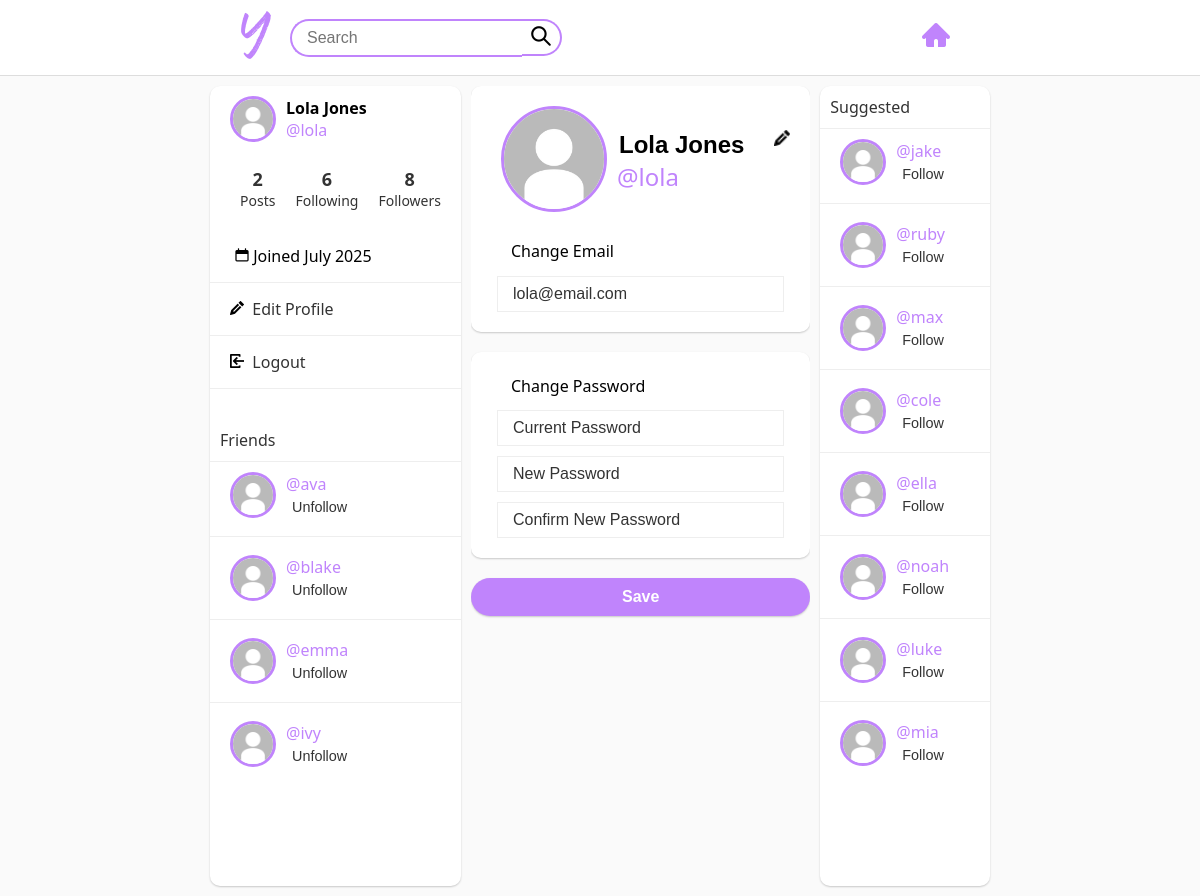
/profile.php (signed in), run on the app's committed database.
### tables this page shows
CREATE TABLE `users` (
  `user_id` int(11) NOT NULL AUTO_INCREMENT,
  `first_name` varchar(50) NOT NULL,
  `last_name` varchar(50) NOT NULL,
  `display_name` varchar(100) NOT NULL,
  `username` varchar(80) NOT NULL,
  `password` varchar(250) NOT NULL,
  `email` varchar(100) NOT NULL,
  `date_created` timestamp NOT NULL DEFAULT current_timestamp(),
  `profile_pic` varchar(200) NOT NULL,
  PRIMARY KEY (`user_id`)
);

### classes/user.php (the view, shortened to what this page needs)
<?php
class User {
    public function __construct($userId, $firstName, $lastName, $displayName, $username, $password, $email, $date, $profilePic) {
        $this->userId = $userId;
        $this->displayName = $displayName;
        $this->username = $username;
        $this->email = $email;
        $this->date = $date;
        $this->profilePic = $profilePic;
    }
    public static function getUserById($con, $userId) {
        $stmt = $con->prepare('SELECT user_id, first_name, last_name, display_name, username, email, date_created, profile_pic FROM users WHERE user_id = ?');
        $stmt->bind_param('i', $userId);
        $stmt->execute();
        $stmt->bind_result($user_id, $fname, $lname, $display_name, $username, $email, $date, $profilePic);
        if ($stmt->fetch()) {
            $user = new User($user_id, $fname, $lname, $display_name, $username, null, $email, $date, $profilePic);
        } else {
            $user = null;
            $msg = 'An unexpected error has occured, please sign in again';
            header('Location: login.php?message=' . urlencode($msg));
            exit;
        }
        return $user;
    }
    public static function countPosts($con, $userId) {
        $stmt = $con->prepare('SELECT COUNT(*) FROM posts WHERE user_id = ? AND reply_to_post_id = 0');
        $stmt->bind_param('i', $userId);
        $stmt->execute();
        $stmt->bind_result($count);
        return $count;
    }
    public static function countFollowing($con, $userId) {
        $stmt = $con->prepare('SELECT COUNT(*) FROM follows WHERE from_id = ?');
        $stmt->bind_param('i', $userId);
        $stmt->execute();
        $stmt->bind_result($count);
        return $count;
    }
    public static function countFollowers($con, $userId) {
        $stmt = $con->prepare('SELECT COUNT(*) FROM follows WHERE to_id = ?');
        $stmt->bind_param('i', $userId);
        $stmt->execute();
        $stmt->bind_result($count);
        return $count;
    }
    public static function isFollowing($con, $fromId, $toId) {
        $stmt = $con->prepare('SELECT follow_id FROM follows WHERE from_id = ? AND to_id = ?');
        $stmt->bind_param('ii', $fromId, $toId);
        $stmt->execute();
        $result = $stmt->get_result();
        $isFollowing = $result->num_rows > 0;
        return $isFollowing;
    }
    public static function displayTextUser($con, $user) {
        $loggedUser = $_SESSION['userId'];
        $isFollowing = self::isFollowing($con, $loggedUser, $user->userId);
        $followText = ($isFollowing) ? 'Unfollow' : 'Follow';
        echo    '
            <div class="content-padding">
                <div class="flex-row">
                    <img src="images/profilepics/' . $user->profilePic . '" class="profile-pic">
                    <div class="flex-column">
                        <a href="userpage.php?user_id=' . $user->userId . '" class="link-user">@' . $user->username . '</a>
                        <form method="POST" action="process/follow_proc.php">
                            <input type="hidden" name="user_id" value="' . $user->userId . '">
                            <button type="submit" class="link-follow">' . $followText . '</button>
                        </form>
                    </div>
                </div>
            </div>';
    }
    public static function userInfo($con, $userId) {
        $user = self::getUserById($con, $userId);
        $loggedUser = $_SESSION['userId'];
        $postLink = ($loggedUser != $userId) ? "userpage.php?user_id=$userId" : 'index.php';
        $countPosts = self::countPosts($con, $userId);
        $countFollowing = self::countFollowing($con, $userId);
        $countFollowers = self::countFollowers($con, $userId);
        $date = date('F Y', strtotime($user->date));
        echo    '
            <div class="content-padding">
                <div class="flex-row">
                    <img src="images/profilepics/' . $user->profilePic . '" class="profile-pic">
                    <div class="flex-column">
                        <div class="bold">' . $user->displayName . '</div>
                        <a href="userpage.php?user_id=' . $user->userId . '" class="link-user">@' . $user->username . '</a>
                    </div>
                </div>
                <div class="profile-info">
                    <a href="' . $postLink . '" class="info-box">
                        <span class="info-number">' . $countPosts . '</span>
                        <span class="info-label">Posts</span>
                    </a>
                    <a href="following.php?user_id=' . $user->userId . '" class="info-box">
                        <span class="info-number">' . $countFollowing . '</span>
                        <span class="info-label">Following</span>
                    </a>
                    <a href="followers.php?user_id=' . $user->userId . '" class="info-box">
                        <span class="info-number">' . $countFollowers . '</span>
                        <span class="info-label">Followers</span>
                    </a>
                </div>
                <div class="info-date">
                    <img src="images/icons/calendar.png"> Joined ' . $date . '
                </div>
            </div>';
        if ($loggedUser == $userId) {
            echo    '
                <a href="profile.php" class="nav"><img src="images/icons/edit.png">&nbsp; Edit Profile</a>
                <a href="logout.php" class="nav nav-last"><img src="images/icons/logout.png">&nbsp; Logout</a>';
        }
    }
    public static function editProfilePreview($con, $userId) {
        $user = self::getUserById($con, $userId);
        echo    '
            <div class="flex-row content-padding">
                <label for="profile_pic">
                    <img src="images/profilePics/' . $user->profilePic . '" id="preview" class="pic-preview">
                </label>
                <div class="flex-column">
                    <div class="space-between">
                        <input type="text" id="name" name="name" class="input-name" placeholder="' . $user->displayName . '" disabled>
                        <img src="images/icons/edit.png" id="edit_icon" class="edit-icon" alt="edit">
                    </div>
                    <span class="username">@' . $user->username . '</span>
                </div>
            </div>';
    }
    public static function emailForm($con, $userId) {
        $user = self::getUserById($con, $userId);
        echo    '
            <h2>Change Email</h2>
            <input type="text" id="email" name="email" class="input-edit" placeholder="' . $user->email . '">
            <span id="error_email"></span>';
    }
    public static function suggestedUsers($con, $userId) {
        $stmt = $con->prepare('SELECT user_id, username, profile_pic FROM users WHERE user_id != ?
            AND user_id NOT IN (SELECT to_id FROM follows WHERE from_id = ?) ORDER BY RAND() LIMIT 8');
        $stmt->bind_param('ii', $userId, $userId);
        $stmt->execute();
        $stmt->bind_result($user_id, $username, $profile_pic);
        $users = [];
        while ($stmt->fetch()) {
            $users[] = new User($user_id, null, null, null, $username, null, null, null, $profile_pic);
        }
        if (!empty($users)) {
            $count = count($users);
            echo '<div class="label">Suggested</div>';
            foreach ($users as $i => $user) {
                self::displayTextUser($con, $user);
                if ($i < $count - 1) {
                    echo '<hr>';
                }
            }
        }
    }
    public static function friends($con, $userId) {
        $stmt = $con->prepare('SELECT u.user_id, u.username, u.profile_pic FROM users u
            INNER JOIN follows f1 ON f1.to_id = u.user_id AND f1.from_id = ?
            INNER JOIN follows f2 ON f2.from_id = u.user_id AND f2.to_id = ?
            ORDER BY first_name ASC');
        $stmt->bind_param('ii', $userId, $userId);
        $stmt->execute();
        $stmt->bind_result($user_id, $username, $profile_pic);
        $users = [];
        while ($stmt->fetch()) {
            $users[] = new User($user_id, null, null, null, $username, null, null, null, $profile_pic);
        }
        $loggedUser = $_SESSION['userId'];
        if (!empty($users)) {
            if ($loggedUser == $userId) {
                $count = count($users);
                echo    '
                    <div class="friends-scroll">
                        <div class="label">Friends</div>';
                foreach ($users as $i => $user) {
                    self::displayTextUser($con, $user);
                    if ($i < $count - 1) {
                        echo '<hr>';
                    }
                }
                echo '</div>';
            }
        }
    }
}

### profile.php (shortened to what this page needs)
<?php
require 'connect.php';
include_once 'classes/user.php';
if (!isset($_SESSION['userId'])) {
  header('Location: login.php');
  exit;
} else {
  $userId = $_SESSION['userId'];
}
?>
<!DOCTYPE html>
<html lang="en">
    <head>
      <link href="css/style.css" rel="stylesheet">
    </head>
    <body>
      <?php include_once('includes/header.php'); ?>
        <div class="main-container">
            <div class="side">
              <?php User::userInfo($con, $userId); ?>
              <?php User::friends($con, $userId); ?>
            </div>
            <div class="middle">
                <div class="post-scroll">
                  <form id="edit_form" name="edit_form" method="POST" enctype="multipart/form-data" action="process/edit_proc.php">
                    <div class="background-padding">
                      <?php User::editProfilePreview($con, $userId); ?>
                      <?php User::emailForm($con, $userId); ?>
                    </div>
                    <div class="background-padding">
                      <h2>Change Password</h2>
                      <input type="password" id="current_password" name="current_password" class="input-edit" placeholder="Current Password">
                      <input type="password" id="password" name="password" class="input-edit" placeholder="New Password">
                      <input type="password" id="confirm_password" name="confirm_password" class="input-edit" placeholder="Confirm New Password">
                    </div>
                    <input type="submit" class="btn-submit" value="Save">
                  </form>
                </div>
            </div>
            <div class="side">
              <?php User::suggestedUsers($con, $userId); ?>
            </div>
        </div>
    </body>
</html>

### includes/header.php
<div class="header-container">
  <div class="flex-row">
    <a href="index.php"><img src="images/logo.png" width="50" height="50"></a>
    <form class="search-form" method="GET" action="search.php">
      <input type="text" name="search_text" class="search-bar" placeholder="Search">
      <button type="submit" class="btn-search"><img src="images/icons/search.png"></button>
    </form>
  </div>
  <div>
    <a href="index.php">
      <img src="images/icons/home.png" width="28" height="28" id="home_icon" alt="Home">
    </a>
  </div>
</div>

### css/style.css (style rules this page uses)
body { font-family: 'Segoe UI'; background-color: #fafafa; margin: 0; }
.header-container { display: flex; align-items: center; justify-content: space-between; position: sticky; top: 0; z-index: 100; background-color: #fff; border-bottom: 1px solid #ddd; padding: 10px 250px 10px 230px; margin: 0; }
.search-form { display: flex; align-items: center; justify-content: center; gap: 0; }
.search-bar { font-size: 1em; padding: 8px 8px 8px 15px; border-top: 2px solid #c084fc; border-bottom: 2px solid #c084fc; border-left: 2px solid #c084fc; border-right: 0; border-radius: 20px 0 0 20px; }
.btn-search { padding: 5px; background-color: #fff; border-top: 2px solid #c084fc; border-bottom: 2px solid #c084fc; border-right: 2px solid #c084fc; border-left: 0; border-radius: 0 20px 20px 0; width: 40px; height: 37.6px; cursor: pointer; }
.main-container { display: flex; flex-direction: row; gap: 10px; background-color: #fafafa; padding: 10px; margin: 0 200px; height: 100vh; }
.side { flex: 1; background-color: #fff; border-radius: 10px; box-shadow: 0px 1px 2px rgba(0, 0, 0, 0.2); height: 100vh; }
.middle { flex: 2; display: flex; justify-content: center; background-color: #fafafa; }
.content-padding { padding: 10px 10px 10px 20px; }
.flex-column { display: flex; flex-direction: column; width: 100%; }
.flex-row { display: flex; flex-direction: row; align-items: center; gap: 10px; }
.space-between { display: flex; justify-content: space-between; width: 100%; }
.nav { display: block; padding: 15px 20px; color: #333; text-decoration: none; font-weight: 500; border-top: 1px solid #eee; transition: background 0.2s ease; }
.nav-last { border-bottom: 1px solid #eee; }
.profile-pic { width: 40px; height: 40px; border: 3px solid #c084fc; border-radius: 50%; }
.profile-info { display: flex; justify-content: space-around; margin-top: 15px; text-align: center; }
.info-box { display: flex; flex-direction: column; text-decoration: none; color: #333; padding: 10px; }
.info-number { font-size: 18px; font-weight: bold; }
.info-label { font-size: 14px; color: inherit; }
.info-date { padding: 5px; margin-top: 20px; }
hr { border: none; border-bottom: 1px solid #eee; }
.label { color: #333; font-weight: 500; border-bottom: 1px solid #eee; padding: 10px; }
.friends-scroll { height: 360px; overflow-y: auto; background: #fff; margin-top: 30px; }
.post-scroll { width: 100%; height: 690px; overflow-y: auto; background: #fafafa; }
.bold { font-weight: bold; }
a.link-user, a.link-user:visited, a.link-user:active { color: #c084fc; font-weight: 500; text-decoration: none; }
.link-follow { font-size: 0.9em; color: #333; background-color: #fff; border: 0; cursor: pointer; }
.pic-preview { width: 100px; height: 100px; border: 3px solid #c084fc; border-radius: 50%; cursor: pointer; }
.username { font-size: 1.5em; color: #c084fc; }
.input-name { font-size: 1.5em; border: none; background: transparent; width: 100%; }
.input-name::placeholder { color: #000; font-weight: bold; }
.edit-icon { width: 16px; height: 16px; cursor: pointer; }
.background-padding { background-color: #fff; border-radius: 10px; box-shadow: 0px 1px 2px rgba(0, 0, 0, 0.2); padding: 10px 10px 20px 10px; margin-bottom: 20px; }
h2 { font-size: 1em; font-weight: 500; padding-left: 30px; }
.input-edit { display: block; font-size: 1em; box-sizing: border-box; background-color: transparent; border: 0; border: 1px solid #eee; padding: 8px 8px 8px 15px; margin: 10px auto 0 auto; width: 90%; }
.input-edit::placeholder { color: #333; }
.btn-submit { font-size: 1em; color: #fff; font-weight: bold; background-color: #c084fc; box-shadow: 0px 1px 2px rgba(0, 0, 0, 0.2); border: 0; border-radius: 20px; padding: 10px; margin-bottom: 10px; box-sizing: border-box; width: 100%; cursor: pointer; }

### data on the page
users: profile_pic (placeholder picture), display_name "Lola Jones", username "lola", date_created "July 2025", name "Lola Jones", email "lola@email.com"
users: profile_pic (placeholder picture), username "ava", followText "Unfollow"
users: profile_pic (placeholder picture), username "blake", followText "Unfollow"
users: profile_pic (placeholder picture), username "emma", followText "Unfollow"
users: profile_pic (placeholder picture), username "ivy", followText "Unfollow"
users: profile_pic (placeholder picture), username "jake", followText "Follow"
users: profile_pic (placeholder picture), username "ruby", followText "Follow"
users: profile_pic (placeholder picture), username "max", followText "Follow"
users: profile_pic (placeholder picture), username "cole", followText "Follow"
users: profile_pic (placeholder picture), username "ella", followText "Follow"
users: profile_pic (placeholder picture), username "noah", followText "Follow"
users: profile_pic (placeholder picture), username "luke", followText "Follow"
users: profile_pic (placeholder picture), username "mia", followText "Follow"

### other printed values
$countPosts "2"
$countFollowing "6"
$countFollowers "8"
